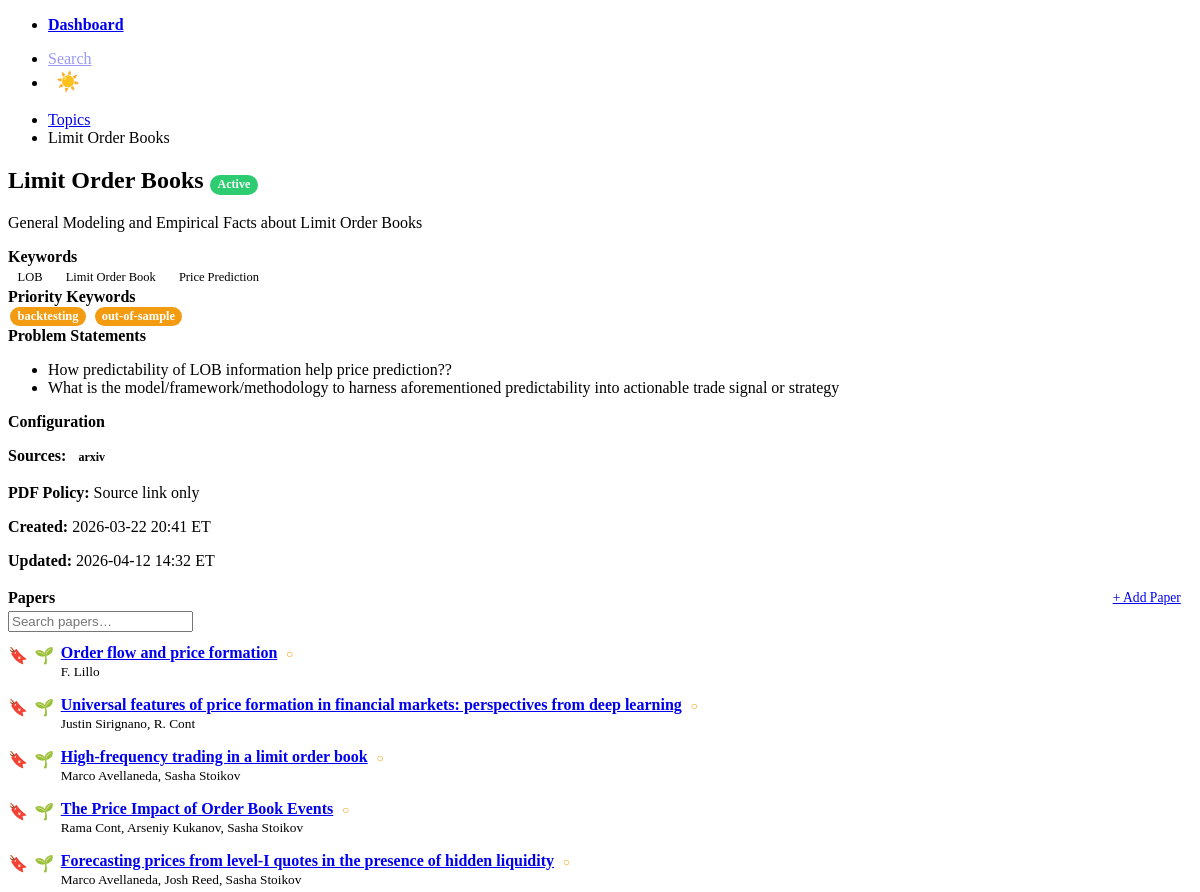
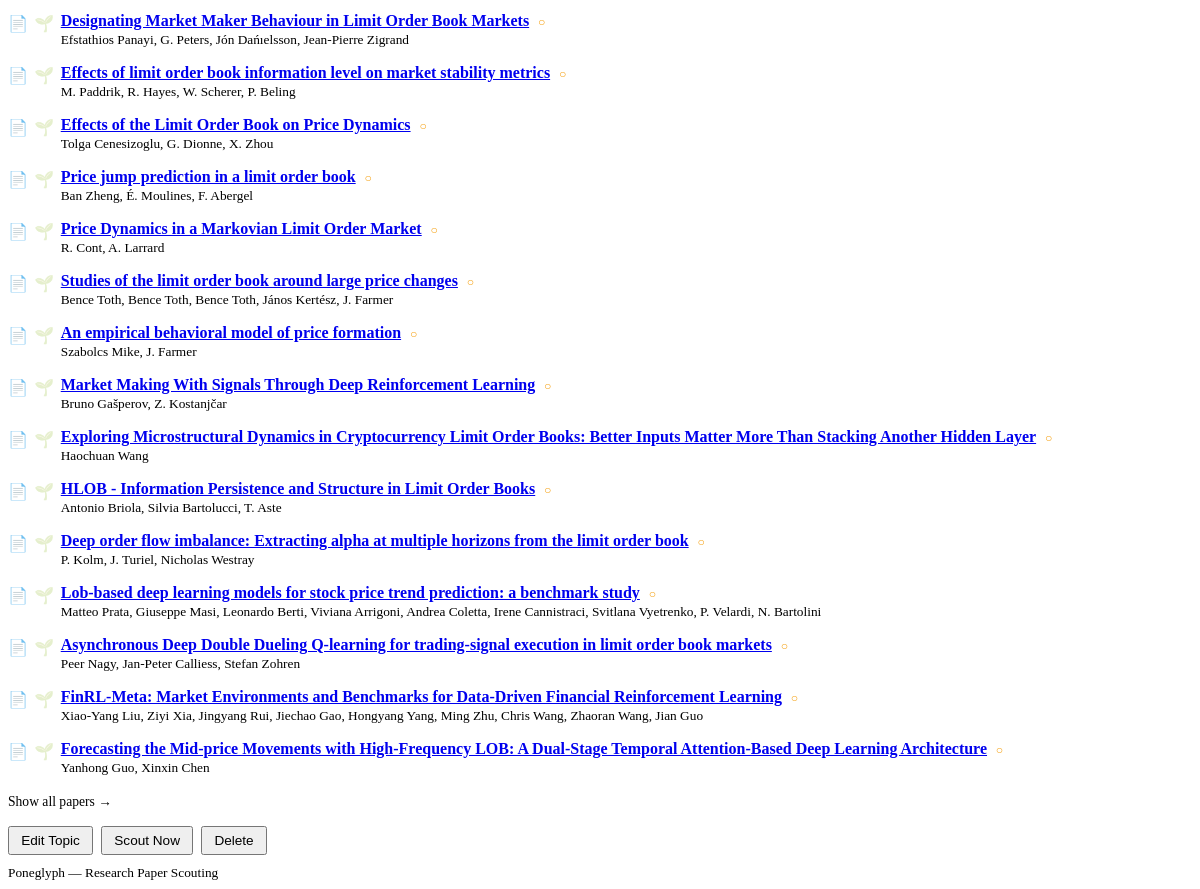
Page /topics/3 on the committed database (2 pictures, top to bottom).
### tables this page shows
CREATE TABLE topics (
    id              INTEGER PRIMARY KEY AUTOINCREMENT,
    name            TEXT NOT NULL UNIQUE,
    description     TEXT NOT NULL DEFAULT '',
    keywords        TEXT NOT NULL DEFAULT '[]',          -- JSON list of strings
    priority_keywords TEXT NOT NULL DEFAULT '[]',        -- JSON list of high-weight keywords
    problem_statements TEXT NOT NULL DEFAULT '[]',       -- JSON list of free-text problems
    sources         TEXT NOT NULL DEFAULT '["arxiv"]',   -- JSON list: arxiv, ssrn, kaggle
    pdf_policy      TEXT NOT NULL DEFAULT 'link_only'
                        CHECK (pdf_policy IN ('link_only', 'download')),
    is_active       INTEGER NOT NULL DEFAULT 1,
    created_at      TEXT NOT NULL DEFAULT (datetime('now')),
    updated_at      TEXT NOT NULL DEFAULT (datetime('now'))
);

CREATE TABLE papers (
    id              INTEGER PRIMARY KEY AUTOINCREMENT,
    source          TEXT NOT NULL,                       -- 'arxiv', 'ssrn', 'kaggle'
    source_id       TEXT NOT NULL,                       -- e.g. arXiv ID
    title           TEXT NOT NULL,
    authors         TEXT NOT NULL DEFAULT '[]',          -- JSON list
    published_venue TEXT NOT NULL DEFAULT '',
    published_date  TEXT,
    abstract        TEXT NOT NULL DEFAULT '',
    url             TEXT NOT NULL DEFAULT '',
    pdf_url         TEXT NOT NULL DEFAULT '',
    pdf_local_path  TEXT,
    created_at      TEXT NOT NULL DEFAULT (datetime('now')), semantic_scholar_id TEXT, read_next INTEGER NOT NULL DEFAULT 0, unprocessed INTEGER NOT NULL DEFAULT 1,
    UNIQUE(source, source_id)
);

CREATE TABLE topic_papers (
    id              INTEGER PRIMARY KEY AUTOINCREMENT,
    topic_id        INTEGER NOT NULL REFERENCES topics(id) ON DELETE CASCADE,
    paper_id        INTEGER NOT NULL REFERENCES papers(id) ON DELETE CASCADE,
    matched_keywords TEXT NOT NULL DEFAULT '[]',         -- JSON list
    relevance_score REAL NOT NULL DEFAULT 0.0,
    created_at      TEXT NOT NULL DEFAULT (datetime('now')), recommendation TEXT CHECK (recommendation IN ('read', 'skip', 'deep_dive')), is_scout_seed INTEGER NOT NULL DEFAULT 0,
    UNIQUE(topic_id, paper_id)
);

### poneglyph/routes/topics.py (the view)
@router.get("/{topic_id}", response_class=HTMLResponse)
async def view_topic(request: Request, topic_id: int):
    topic = _topic_row(topic_id)
    if not topic:
        return HTMLResponse("<p>Topic not found.</p>", status_code=404)
    paper_rows = fetch_all(
        """SELECT p.*, tp.is_scout_seed
           FROM papers p
           JOIN topic_papers tp ON p.id = tp.paper_id
           WHERE tp.topic_id = ?
           ORDER BY p.read_next DESC, p.created_at DESC
           LIMIT 20""",
        (topic_id,),
    )
    papers = [row_to_dict(r) for r in paper_rows]
    seed_count = sum(1 for p in papers if p.get("is_scout_seed"))
    return templates.TemplateResponse(
        "topics/detail.html",
        {"request": request, "topic": topic, "papers": papers, "seed_count": seed_count},
    )

### templates/topics/detail.html (shortened to what this page needs)
{% extends "base.html" %}
{% block content %}
<nav aria-label="breadcrumb">
    <ul>
        <li><a href="/topics">Topics</a></li>
        <li>{{ topic.name }}</li>
    </ul>
</nav>
<hgroup>
    <h2>
        {{ topic.name }}
        {% if topic.is_active %}
            <span class="badge badge-active">Active</span>
        {% else %}
            <span class="badge badge-inactive">Paused</span>
        {% endif %}
    </h2>
    {% if topic.description %}
        <p>{{ topic.description }}</p>
    {% endif %}
</hgroup>
<div class="grid">
    <div>
        <article>
            <header><strong>Keywords</strong></header>
            {% for kw in topic.keywords %}
                <span class="keyword-tag">{{ kw }}</span>
            {% endfor %}
        </article>
        {% if topic.priority_keywords %}
        <article>
            <header><strong>Priority Keywords</strong></header>
            {% for kw in topic.priority_keywords %}
                <span class="keyword-tag priority">{{ kw }}</span>
            {% endfor %}
        </article>
        {% endif %}
        {% if topic.problem_statements %}
        <article>
            <header><strong>Problem Statements</strong></header>
            <ul>
                {% for ps in topic.problem_statements %}
                    <li>{{ ps }}</li>
                {% endfor %}
            </ul>
        </article>
        {% endif %}
        <article>
            <header><strong>Configuration</strong></header>
            <p>
                <strong>Sources:</strong>
                {% for src in topic.sources %}
                    <span class="badge badge-source">{{ src }}</span>
                {% endfor %}
            </p>
            <p><strong>PDF Policy:</strong> {{ 'Source link only' if topic.pdf_policy == 'link_only' else 'Download PDFs locally' }}</p>
            <p><strong>Created:</strong> {{ topic.created_at | nyc }} ET</p>
            <p><strong>Updated:</strong> {{ topic.updated_at | nyc }} ET</p>
        </article>
    </div>
    <div>
        <article>
            <header>
                <div style="display: flex; justify-content: space-between; align-items: center;">
                    <strong>Papers</strong>
                    <a href="/papers/upload?topic_id={{ topic.id }}" role="button" class="outline"
                       style="margin: 0; padding: 0.3rem 0.7rem; font-size: 0.85rem;"
                       hx-get="/papers/upload?topic_id={{ topic.id }}" hx-target="#upload-form-area" hx-swap="innerHTML"
                       hx-indicator="#paper-add-ind">
                        + Add Paper <span id="paper-add-ind" class="htmx-indicator"></span>
                    </a>
                </div>
            </header>
            {% if papers %}
                <input type="search" placeholder="Search papers…"
                       style="margin-bottom: 0.75rem;"
                       hx-get="/topics/{{ topic.id }}/papers-list"
                       hx-trigger="input changed delay:300ms"
                       hx-target="#topic-papers-list"
                       hx-swap="innerHTML"
                       name="q">
                <div id="topic-papers-list">
                    {% with show_all_link=(papers|length >= 20) %}
                        {% include "topics/partials/papers_list.html" %}
                    {% endwith %}
                </div>
            {% else %}
                <p style="color: var(--pico-muted-color); font-style: italic;">No papers yet. Add one manually or wait for scouting.</p>
            {% endif %}
        </article>
    </div>
</div>
<div class="actions" style="margin-top: 1rem;">
    <button class="outline"
            hx-get="/topics/{{ topic.id }}/edit?from_detail=1"
            hx-target="#topic-edit-area"
            hx-swap="innerHTML"
            onclick="window.scrollTo({top:0,behavior:'smooth'})">Edit Topic</button>
    <button class="outline"
            hx-post="/scout/topic/{{ topic.id }}"
            hx-target="#scout-status-area"
            hx-swap="innerHTML"
            hx-confirm="Scout citations for {{ seed_count }} seed paper(s) in this topic? This calls Semantic Scholar and may take a few minutes."
            hx-indicator="#scout-ind">
        Scout Now
    </button>
    <button class="outline contrast"
            hx-delete="/topics/{{ topic.id }}"
            hx-confirm="Delete topic '{{ topic.name }}'? This cannot be undone."
            hx-on::after-request="if(event.detail.successful) window.location='/topics'">
        Delete
    </button>
</div>
{% endblock %}

### templates/base.html (shortened to what this page needs)
<!DOCTYPE html>
<html lang="en" data-theme="dark">
<head>
    <link rel="stylesheet" href="https://cdn.jsdelivr.net/npm/@picocss/pico@2/css/pico.min.css">
</head>
<body>
    <nav class="container">
        <ul>
            <li><a href="/"><strong>Dashboard</strong></a></li>
        </ul>
        <ul>
            <li><a href="#" class="nav-disabled" title="Coming in Phase 3">Search</a></li>
            <li><button class="theme-toggle" onclick="toggleTheme()" title="Toggle dark mode" aria-label="Toggle dark mode">🌙</button></li>
        </ul>
    </nav>
    <main class="container">
        {% block content %}{% endblock %}
    </main>
    <footer class="container">
        <small>Poneglyph &mdash; Research Paper Scouting</small>
    </footer>
</body>
</html>

### templates/topics/partials/papers_list.html (shortened to what this page needs)
{% for paper in papers %}
<div style="margin-bottom: 0.5rem; padding-bottom: 0.5rem; border-bottom: 1px solid var(--pico-muted-border-color); display: flex; align-items: flex-start; gap: 0.4rem;">
    <span hx-post="/papers/{{ paper.id }}/read-next" hx-swap="outerHTML"
          style="cursor:pointer; font-size:1.0rem; flex-shrink:0; margin-top:0.1rem;"
          title="{{ 'Remove from Read Next' if paper.read_next else 'Mark as Read Next' }}">{{ '🔖' if paper.read_next else '📄' }}</span>
    <span hx-post="/topics/{{ topic.id }}/papers/{{ paper.id }}/toggle-seed"
          hx-swap="outerHTML"
          style="cursor:pointer; font-size:1.0rem; flex-shrink:0; margin-top:0.1rem;{% if not paper.is_scout_seed %} opacity:0.25;{% endif %}"
          title="{{ 'Remove from scout seeds' if paper.is_scout_seed else 'Add to scout seeds' }}">🌱</span>
    <div>
        <a href="/papers/{{ paper.id }}"><strong>{{ paper.title }}</strong></a>
        {% if paper.unprocessed %}
        <span title="Unprocessed" style="color: #f59e0b; font-size: 0.75rem; margin-left: 0.3rem;">○</span>
        {% endif %}
        {% if paper.authors %}
        <br><small style="color: var(--pico-muted-color);">
            {{ paper.authors | join(', ') if paper.authors is iterable and paper.authors is not string else paper.authors }}
        </small>
        {% endif %}
    </div>
</div>
{% endfor %}
{% if show_all_link %}
<a style="font-size: 0.85rem; cursor: pointer;"
   hx-get="/topics/{{ topic.id }}/papers-list"
   hx-target="#topic-papers-list"
   hx-swap="innerHTML"
   hx-indicator="#papers-all-ind">
    Show all papers →
</a>
{% endif %}

### templates/base.html (style rules this page uses)
:root { --pico-font-size: 15px; }
nav { margin-bottom: 1rem; }
.badge { display: inline-block; padding: 0.15rem 0.5rem; border-radius: 1rem; font-size: 0.75rem; font-weight: 600; }
.badge-active { background: #2ecc71; color: #fff; }
.keyword-tag { display: inline-block; background: var(--pico-primary-background); color: var(--pico-primary-inverse); padding: 0.1rem 0.45rem; border-radius: 0.75rem; font-size: 0.78rem; margin: 0.1rem 0.15rem; }
.keyword-tag.priority { background: #f39c12; color: #fff; font-weight: 600; }
.actions { display: flex; gap: 0.5rem; align-items: center; }
.actions button, .actions a { padding: 0.3rem 0.7rem; font-size: 0.85rem; margin: 0; }
.theme-toggle { background: none; border: none; cursor: pointer; font-size: 1.2rem; padding: 0.25rem 0.5rem; margin: 0; line-height: 1; }
.nav-disabled { opacity: 0.4; pointer-events: none; cursor: default; }

### rows in the picture
topics: name "Limit Order Books", description "General Modeling and Empirical Facts about Limit Order Books", pdf_policy "Source link only", created_at|nyc "2026-03-22 20:41", updated_at|nyc "2026-04-12 14:32"
topic_papers: title "Order flow and price formation", authors "F. Lillo"
papers: read_next "🔖"
topic_papers: title "Universal features of price formation in financial markets: perspectives from deep learning", authors "Justin Sirignano, R. Cont"
papers: read_next "🔖"
topic_papers: title "High-frequency trading in a limit order book", authors "Marco Avellaneda, Sasha Stoikov"
papers: read_next "🔖"
topic_papers: title "The Price Impact of Order Book Events", authors "Rama Cont, Arseniy Kukanov, Sasha Stoikov"
papers: read_next "🔖"
topic_papers: title "Forecasting prices from level-I quotes in the presence of hidden liquidity", authors "Marco Avellaneda, Josh Reed, Sasha Stoikov"
papers: read_next "🔖"
topic_papers: title "Designating Market Maker Behaviour in Limit Order Book Markets", authors "Efstathios Panayi, G. Peters, Jón Dańıelsson, Jean-Pierre Zigrand"
papers: read_next "📄"
topic_papers: title "Effects of limit order book information level on market stability metrics", authors "M. Paddrik, R. Hayes, W. Scherer, P. Beling"
papers: read_next "📄"
topic_papers: title "Effects of the Limit Order Book on Price Dynamics", authors "Tolga Cenesizoglu, G. Dionne, X. Zhou"
papers: read_next "📄"
topic_papers: title "Price jump prediction in a limit order book", authors "Ban Zheng, É. Moulines, F. Abergel"
papers: read_next "📄"
topic_papers: title "Price Dynamics in a Markovian Limit Order Market", authors "R. Cont, A. Larrard"
papers: read_next "📄"
topic_papers: title "Studies of the limit order book around large price changes", authors "Bence Toth, Bence Toth, Bence Toth, János Kertész, J. Farmer"
papers: read_next "📄"
topic_papers: title "An empirical behavioral model of price formation", authors "Szabolcs Mike, J. Farmer"
papers: read_next "📄"
topic_papers: title "Market Making With Signals Through Deep Reinforcement Learning", authors "Bruno Gašperov, Z. Kostanjčar"
papers: read_next "📄"
topic_papers: title "Exploring Microstructural Dynamics in Cryptocurrency Limit Order Books: Better Inputs Matter More Than Stacking Another Hidden Layer", authors "Haochuan Wang"
papers: read_next "📄"
topic_papers: title "HLOB - Information Persistence and Structure in Limit Order Books", authors "Antonio Briola, Silvia Bartolucci, T. Aste"
papers: read_next "📄"
topic_papers: title "Deep order flow imbalance: Extracting alpha at multiple horizons from the limit order book", authors "P. Kolm, J. Turiel, Nicholas Westray"
papers: read_next "📄"
topic_papers: title "Lob-based deep learning models for stock price trend prediction: a benchmark study", authors "Matteo Prata, Giuseppe Masi, Leonardo Berti, Viviana Arrigoni, Andrea Coletta, Irene Cannistraci, Svitlana Vyetrenko, P. Velardi, N. Bartolini"
papers: read_next "📄"
topic_papers: title "Asynchronous Deep Double Dueling Q-learning for trading-signal execution in limit order book markets", authors "Peer Nagy, Jan-Peter Calliess, Stefan Zohren"
papers: read_next "📄"
topic_papers: title "FinRL-Meta: Market Environments and Benchmarks for Data-Driven Financial Reinforcement Learning", authors "Xiao-Yang Liu, Ziyi Xia, Jingyang Rui, Jiechao Gao, Hongyang Yang, Ming Zhu, Chris Wang, Zhaoran Wang, Jian Guo"
papers: read_next "📄"
topic_papers: title "Forecasting the Mid-price Movements with High-Frequency LOB: A Dual-Stage Temporal Attention-Based Deep Learning Architecture", authors "Yanhong Guo, Xinxin Chen"
papers: read_next "📄"

### other values in the picture
{{ kw }} "LOB" "Limit Order Book" "Price Prediction"
{{ kw }} "backtesting" "out-of-sample"
{{ ps }} "How predictability of LOB information help price prediction??" "What is the model/framework/methodology to harness aforementioned predictability into actionable trade signal or strategy"
{{ src }} "arxiv"
